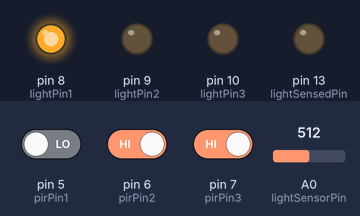
Bench run of a sketch on a simulated Arduino Uno, built with avr-gcc and run on an emulated ATmega328P. Parts: output pins drawn as LEDs (lit = HIGH). The inputs (shaded band) are chosen by the test bench; at power-on: A0 (lightSensorPin) = 512, pin 5 (pirPin1) LOW, pin 6 (pirPin2) HIGH, pin 7 (pirPin3) HIGH. What the sketch prints to the serial monitor is not drawn.

Above: at 1.2 s.
1.3 s: A0 (lightSensorPin) set to 3
2.8 s: A0 (lightSensorPin) set to 0
At 3.3 s:
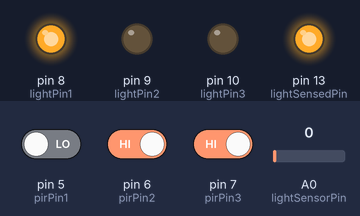
4.3 s: pin 5 (pirPin1) driven HIGH
At 5.5 s:
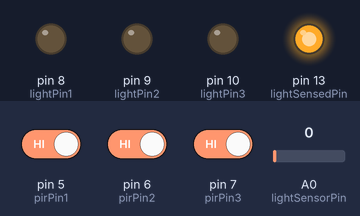
5.8 s: pin 6 (pirPin2) driven LOW
At 6.8 s:
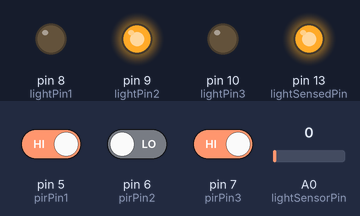
7.3 s: pin 7 (pirPin3) driven LOW
At 7.9 s:
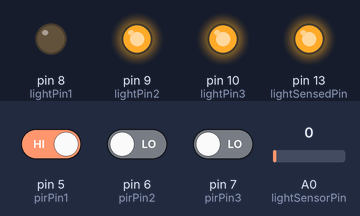
8.8 s: pin 5 (pirPin1) driven LOW
At 9.1 s:
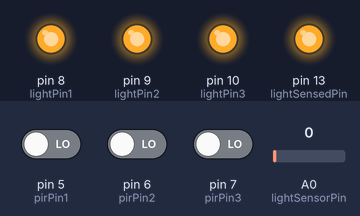
Timing chart, 0 to 11.3 s (numbered marks = the images above; inputs shaded):
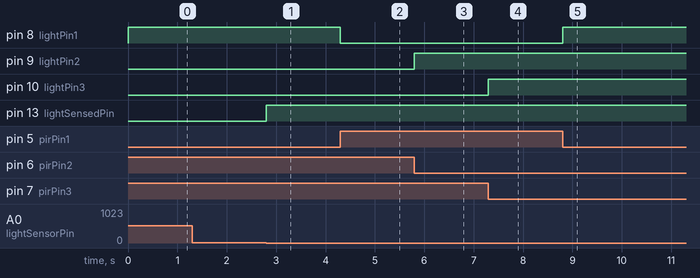

Measured:
- the behaviour switches between 2 and 1 on A0 (lightSensorPin) (found by bisection; images 0 and 1)
- after the input at 1.3 s, every drawn part: stays the same
- after the input at 2.8 s, pin 13 (lightSensedPin): LOW → HIGH at once
- after the input at 4.3 s, pin 8 (lightPin1): HIGH → LOW at once
- after the input at 5.8 s, pin 9 (lightPin2): LOW → HIGH at once
- after the input at 7.3 s, pin 10 (lightPin3): LOW → HIGH at once
- after the input at 8.8 s, pin 8 (lightPin1): LOW → HIGH at once

The sketch:

LightBox.ino
```cpp
// Pins for the sensor and LCD.
uint8_t pirPin1 = 5;
uint8_t pirPin2 = 6;
uint8_t pirPin3 = 7;

uint8_t lightPin1 = 8;
uint8_t lightPin2 = 9;
uint8_t lightPin3 = 10;

//uint8_t mode = 0;  // all off
//uint8_t mode = 1;  // all on
uint8_t mode = 2;    // motion sensors


const int lightSensorPin = 0;
const int lightSensedPin = 13;
int lightLevel, high = 0, low = 1023;


// Debounce the pIR sensor.
// The transition from HIGH to LOW is noisy.
long lastInterrupt = millis();
long debounce = 5;

void setup() {
  Serial.begin(9600);
  Serial.println("setup");

  pinMode(lightSensedPin, OUTPUT);
  pinMode(lightPin1, OUTPUT);
  pinMode(lightPin2, OUTPUT);
  pinMode(lightPin3, OUTPUT);

  pinMode(pirPin1, INPUT);
  digitalWrite(pirPin1, LOW);
  pinMode(pirPin2, INPUT);
  digitalWrite(pirPin2, LOW);
  pinMode(pirPin3, INPUT);
  digitalWrite(pirPin3, LOW);

  // Attaching interrupt 1 (pin 3 on Uno/Mega) to spotted() method.
//  attachInterrupt(0, spotted, CHANGE);
}

uint8_t light1State = LOW;
uint8_t light2State = LOW;
uint8_t light3State = LOW;

void loop() {

  lightLevel = analogRead(lightSensorPin);
//  manualTune();
  autoTune();
//  analogWrite(lightSensedPin, lightLevel);

  if (lightLevel < (low / 2)) {
//    mode = 0;
//    Serial.println(lightLevel);
    digitalWrite(lightSensedPin, LOW);
  }
  else {
//    mode = 2;
    digitalWrite(lightSensedPin, HIGH);

//    Serial.println(lightLevel);

  }


  if (mode == 0) {
    // always off
    light1State = light2State = light3State = LOW;
  }
  else if (mode == 1) {
    // always on
    light1State = light2State = light3State = HIGH;
  }
  else {
    // Simple direct motion control of lights.
    light1State = !digitalRead(pirPin1);
    light2State = !digitalRead(pirPin2);
    light3State = !digitalRead(pirPin3);
  }

  digitalWrite(lightPin1, light1State);
  digitalWrite(lightPin2, light2State);
  digitalWrite(lightPin3, light3State);

}

// Called by interrupt when signal on pin 3 goes from HIGH to LOW or LOW to HIGH.
void spotted() {
  // The pIR sensor doesn't cleanly go from HIGH to LOW. This method will be called
  // twice on LOW. If the method has been called twice within the debounce period
  // just return.
//  if((millis() - lastInterrupt) < debounce) return;

  // LOW to HIGH transition (motion sensed)
  if(digitalRead(pirPin1) == HIGH) {
    Serial.println("ON");
  }
  else
  {
    // HIGH to LOW trasition (no motion sensed)
    Serial.println("-");
  }

  // Save the time we were last called so we can debounce the signal.
  lastInterrupt = millis();
}


void manualTune()
{
  // As we mentioned above, the light-sensing circuit we built
  // won't have a range all the way from 0 to 1023. It will likely
  // be more like 300 (dark) to 800 (light). If you run this sketch
  // as-is, the LED won't fully turn off, even in the dark.

  // You can accommodate the reduced range by manually
  // tweaking the "from" range numbers in the map() function.
  // Here we're using the full range of 0 to 1023.
  // Try manually changing this to a smaller range (300 to 800
  // is a good guess), and try it out again. If the LED doesn't
  // go completely out, make the low number larger. If the LED
  // is always too bright, make the high number smaller.

  // Remember you're JUST changing the 0, 1023 in the line below!

  lightLevel = map(lightLevel, 0, 1023, 0, 255);
  lightLevel = constrain(lightLevel, 0, 255);

  // Now we'll return to the main loop(), and send lightLevel
  // to the LED.
}


void autoTune()
{
  // As we mentioned above, the light-sensing circuit we built
  // won't have a range all the way from 0 to 1023. It will likely
  // be more like 300 (dark) to 800 (light).

  // In the manualTune() function above, you need to repeatedly
  // change the values and try the program again until it works.
  // But why should you have to do that work? You've got a
  // computer in your hands that can figure things out for itself!

  // In this function, the Arduino will keep track of the highest
  // and lowest values that we're reading from analogRead().

  // If you look at the top of the sketch, you'll see that we've
  // initialized "low" to be 1023. We'll save anything we read
  // that's lower than that:

  if (lightLevel < low)
  {
    low = lightLevel;
  }

  // We also initialized "high" to be 0. We'll save anything
  // we read that's higher than that:

  if (lightLevel > high)
  {
    high = lightLevel;
  }

  // Once we have the highest and lowest values, we can stick them
  // directly into the map() function. No manual tweaking needed!

  // One trick we'll do is to add a small offset to low and high,
  // to ensure that the LED is fully-off and fully-on at the limits
  // (otherwise it might flicker a little bit).

  lightLevel = map(lightLevel, low+30, high-30, 0, 255);
  lightLevel = constrain(lightLevel, 0, 255);

  // Now we'll return to the main loop(), and send lightLevel
  // to the LED.
}
```
